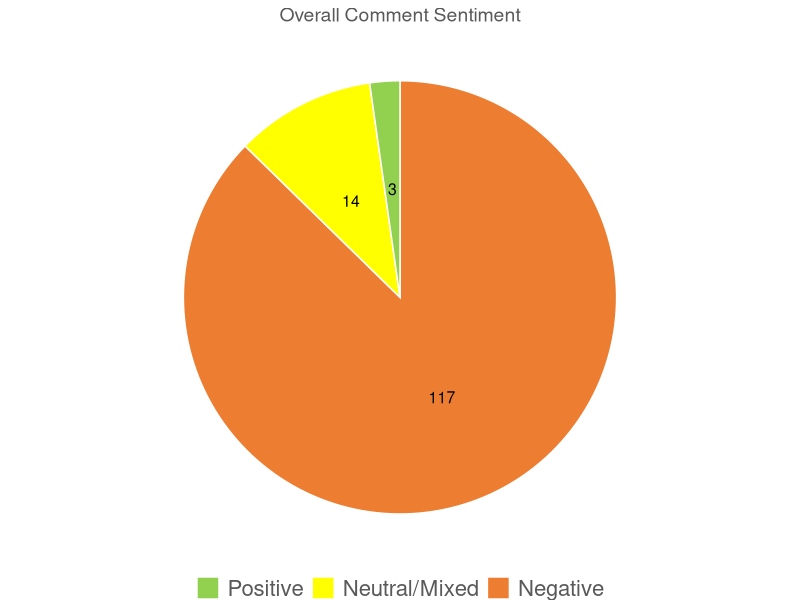

This figure's R source: (Note: this script raises an error after producing the figure.)
###########################################################################
######                      Fisherman Feedback Analysis              ######
######                          King Mackerel 2026                   ######
###########################################################################
# This is only for the first section of analysis, previously done in excel
# Date created: 07/28/2026
# Created by: Leo Eguia
# Requires initial cleanup in excel - see Fisherman Feedback Clean for Analysis Template

###########################################################################
# Initialize --------------------------------------------------------------
###########################################################################
# Load packages and data --------------------------------------------------


rm(list=ls()) #clear environment
#setwd("C:/Users/Leo/Documents/R working directory/Fisherman Feedback/King-Mackerel-FF-2026") #adjust accordingly
library(ggplot2)
library(tidyr)
library(dplyr)
library(readxl)
library(stringr)
#Load data
#ffdat <- read.csv("Gag_Fisherman Feedback_2026_LE analysis.csv") #Change this for different species
ffdat_OG <- read_excel("King Mackerel_Fisherman Feedback_2026_CLEAN for analysis.xlsx") #Change this for different species


# Initial data clean up ---------------------------------------------------

#Sectors to split out by
main_sectors <- c("Private Recreational", "For-Hire", "Commercial")

#Dummy Sector column to preserve original
#"Fleet" column will be dropped in the next step
ffdat_OG$Fleet <- ffdat_OG$`Association with the Fishery`

#This will create 4 new columns, with binary values for presence/absence of each fleet. 3 of which will be the main_sectors, and it will bin every other response into "Other". 
#Un-comment the one below if you want all responses in binary form. 
ffdat <- ffdat_OG %>%
  separate_rows(`Fleet`, sep = ",") %>% #Check if separated by , or by ;
  mutate(`Fleet` = str_trim(`Fleet`)) %>%
  filter(`Fleet` != "") %>% 
  mutate(`Fleet` = if_else(`Fleet` %in% main_sectors,`Fleet`, "Other")) %>%
  mutate(value = 1)%>%
  pivot_wider(names_from = `Fleet`,values_from = value, values_fill = 0, values_fn = max)

### This does not bin other responses into "Other" category
# ffdat <- ffdat_OG %>%
#   separate_rows(`Fleet`, sep = ";") %>%
#   mutate(`Fleet` = str_trim(`Fleet`)) %>%
#   filter(`Fleet` != "") %>% 
#   mutate(value = 1) %>%
#   pivot_wider(names_from = `Fleet`,values_from = value, values_fill = 0)


# Check "Other" Category --------------------------------------------------
#Manually fix some of the fleets
others <- ffdat[ffdat$Other==1,]
check <- ffdat[ffdat$`Respondent ID`%in% c("41-41","43-43"),]
ffdat$`Private Recreational` <- ifelse(ffdat$`Respondent ID`%in% c("43-43"),1,ffdat$`Private Recreational`)
ffdat$`For-Hire` <- ifelse(ffdat$`Respondent ID`%in% c("43-43"),1,ffdat$`For-Hire`)
ffdat$`Commercial` <- ifelse(ffdat$`Respondent ID`%in% c("43-43"),1,ffdat$`Commercial`)
#Drop "Other" from these two
ffdat$Other <- ifelse(ffdat$`Respondent ID`%in% c("41-41","43-43"),0,ffdat$`Other`)
###########################################################################
# Overall Feedback --------------------------------------------------------
###########################################################################
# Total # of unique responses ---------------------------------------------

# Number of rows = number of unique responses
# Duplicates removed prior to analysis

numresp <- nrow(ffdat)

# Comments by overall sentiment (pie) -------------------------------------


#Frequency table of overall sentiment
overall_sent <- as.data.frame(table(ffdat$`Final Overall Sentiment`))
#Add Sentiment labels
overall_sent$Sentiment <- c("Negative","Neutral/Mixed","Positive")
#Add proportions
overall_sent$prop <- overall_sent$Freq/sum(overall_sent$Freq)
#overall_sent$prop[3]<-1-sum(overall_sent$prop[1:2])
#Adds label locations and identifiers
overall_sent <- overall_sent %>% 
  arrange(desc(Freq)) %>% 
  mutate(label_pos = cumsum(prop)-prop/2,label = scales::percent(prop,accuracy = 1))
#Sets the order of sentiment
overall_sent$Sentiment <- factor(overall_sent$Sentiment, levels = c("Positive", "Neutral/Mixed","Negative"))
# Pie Chart
overall_sent_plot <- ggplot(overall_sent, aes(x = 1, y = prop, fill = Sentiment)) +
  geom_col(width = 1, color = "white") +
  coord_polar(theta = "y") +
  geom_text(aes(label = Freq),position = position_stack(vjust = 0.5), color = "black", size = 4) +
  #geom_text(aes(y = label_pos, label = Freq),position = "identity",size = 6)+
  theme_void() +
  scale_fill_manual(values = c("#92D050","#FFFF00","#ED7D31")) +
  labs(title = "Overall Comment Sentiment") +
  theme(legend.position = "bottom",legend.title = element_blank(),
        legend.text = element_text(size = 16, color = '#595959'),
        plot.title = element_text(hjust = 0.5, size = 14, color = '#595959'),
        plot.background  = element_rect(fill = "white", color = NA), #Comment out for no background
        panel.background = element_rect(fill = "white", color = NA)) #Comment out for no background

print(overall_sent_plot)
ggsave("Broad Sentiment Plots/Overall Sentiment.png", 
       plot = overall_sent_plot,
       width = 5.41, #Adjust width as needed
       height = 3.25, #Adjust height as needed
       units = "in", 
       dpi = 700)

# Pie Chart (no background)
overall_sent_plot_nb <- ggplot(overall_sent, aes(x = 1, y = prop, fill = Sentiment)) +
  geom_col(width = 1, color = "white") +
  coord_polar(theta = "y") +
  geom_text(aes(label = Freq),position = position_stack(vjust = 0.5), color = "black", size = 6) +
  theme_void() +
  scale_fill_manual(values = c("#92D050","#FFFF00","#ED7D31")) +
  labs(title = "Overall Comment Sentiment") +
  theme(legend.position = "bottom",legend.title = element_blank(),
        legend.text = element_text(size = 16, color = '#595959'),
        plot.title = element_text(hjust = 0.5, size = 14, color = '#595959'))

print(overall_sent_plot_nb)
ggsave("Broad Sentiment Plots/No background/Overall Sentiment.png", 
       plot = overall_sent_plot_nb,
       width = 5.41, #Adjust width as needed
       height = 3.25, #Adjust height as needed
       units = "in", 
       dpi = 700)
# Total # of responses related to stock condition -------------------------


stockcond <- ffdat[ffdat$`Final Related to Stock Condition`=='y',]
(tot_stockcond <- nrow(stockcond))

#Total Positive stock condition
(pos_cond <- nrow(stockcond[stockcond$`Final  Stock Condition`==1,]))
#Total Negative stock condition
(neg_cond <- nrow(stockcond[stockcond$`Final  Stock Condition`==-1,]))
#Total neutral stock condition
(neut_cond <- nrow(stockcond[stockcond$`Final  Stock Condition`==0,]))
#Compare all responses
table(stockcond$`Final  Stock Condition`)

pos_stockcond <- stockcond[stockcond$`Final  Stock Condition`==1,]
neut_stockcond <- stockcond[stockcond$`Final  Stock Condition`==0,]
neg_stockcond <- stockcond[stockcond$`Final  Stock Condition`==-1,]
# Comments by stock condition (pie) ---------------------------------------


# Prep data for Pie Chart
stock_sent <- data.frame(Sentiment = c('Negative','Neutral/Mixed','Positive'),Freq = c(neg_cond,neut_cond,pos_cond))
#Add in proportions
stock_sent$prop <- stock_sent$Freq/sum(stock_sent$Freq)
#Adds label locations and identifiers
stock_sent <- stock_sent %>% 
  #arrange(-Sentiment) %>% 
  mutate(label_pos = 1-(cumsum(prop)-prop/2),label = scales::percent(prop,accuracy = 1))
#Sets the order of sentiment
#stock_sent$Sentiment <- factor(stock_sent$Sentiment, levels = c("Positive", "Neutral/Mixed","Negative"))
# Pie Chart
stock_sent_plot <- ggplot(stock_sent, aes(x = 1, y = prop, fill = Sentiment)) +
  geom_col(width = 1, color = "white") +
  coord_polar(theta = "y") +
  geom_text(aes(label = Freq, y=label_pos, x=1.3), color = "black", fontface = 'bold', size = 4) +
  theme_void() +
  #scale_fill_manual(values = c("#ED7D31","#FFFF00","#92D050")) +
  scale_fill_manual(values = c("Negative" = "#ED7D31","Neutral/Mixed"  = "#FFFF00","Positive" = "#92D050"),breaks = c("Positive", "Neutral/Mixed", "Negative"))+
  labs(title = "Stock Condition Sentiment") +
  theme(legend.position = "bottom",
        legend.title = element_blank(),
        legend.text = element_text(size = 14, color = '#595959'),
        plot.title = element_text(hjust = 0.5, size = 14, color = '#595959'),
        plot.background  = element_rect(fill = "white", color = NA), #Comment out for no background
        panel.background = element_rect(fill = "white", color = NA)) #Comment out for no background)

print(stock_sent_plot)
ggsave("Broad Sentiment Plots/Stock Condition Sentiment.png", 
       plot = stock_sent_plot,
       height = 3.42, #Adjust width as needed
       width = 5.03, #Adjust height as needed
       units = "in", 
       dpi = 700)

# Pie Chart (no background)
stock_sent_plot_nb <- ggplot(stock_sent, aes(x = 1, y = prop, fill = Sentiment)) +
  geom_col(width = 1, color = "white") +
  coord_polar(theta = "y") +
  geom_text(aes(label = Freq, y=label_pos, x=1.3), color = "black", fontface = 'bold', size = 4) +
  theme_void() +
  #scale_fill_manual(values = c("#ED7D31","#FFFF00","#92D050")) +
  scale_fill_manual(values = c("Negative" = "#ED7D31","Neutral/Mixed"  = "#FFFF00","Positive" = "#92D050"),breaks = c("Positive", "Neutral/Mixed", "Negative"))+
  labs(title = "Stock Condition Sentiment") +
  theme(legend.position = "bottom",
        legend.title = element_blank(),
        legend.text = element_text(size = 14, color = '#595959'),
        plot.title = element_text(hjust = 0.5, size = 14, color = '#595959'))

print(stock_sent_plot_nb)
ggsave("Broad Sentiment Plots/No background/Stock Condition Sentiment.png", 
       plot = stock_sent_plot_nb,
       height = 3.42, #Adjust width as needed
       width = 5.03, #Adjust height as needed
       units = "in", 
       dpi = 700)

###########################################################################
# By Sector ---------------------------------------------------------------
###########################################################################
# # of unique responses by sector (pie) -----------------------------------
#Separate out each sector for ease
PR <- ffdat[ffdat$`Private Recreational`==1,]
FH <- ffdat[ffdat$`For-Hire`==1,]
CM <- ffdat[ffdat$`Commercial`==1,]
#OT <- ffdat[ffdat$`Other`==1,] #Remove if unwanted
#Number of rows for filtered datasets to unique sectors
#Some responses come from multiple sectors, so PR+FH+CM likely greater than original dataset
(PR_resp <- nrow(PR))
(FH_resp <- nrow(FH))
(CM_resp <- nrow(CM))
#(OT_resp <- nrow(OT)) #Remove if unwanted

#Total sector responses (greater than actual responses)
(PR_resp+FH_resp+CM_resp) #No other category
#(PR_resp+FH_resp+CM_resp+OT_resp) #With Other Category

### Prep data for Pie Chart 
#No Other Category
num_sector <- data.frame(Fleet = c("Private Recreational","For-Hire","Commercial"), Freq = c(PR_resp,FH_resp,CM_resp))
#With Other Category
#num_sector <- data.frame(Fleet = c("Private Recreational","For-Hire","Commercial","Other"), Freq = c(PR_resp,FH_resp,CM_resp,OT_resp))
#num_sector$Prop <- num_sector$Freq/numresp 
num_sector$prop <- num_sector$Freq/sum(num_sector$Freq)
#No Other Category
num_sector$Fleet <- factor(num_sector$Fleet, levels = c("Private Recreational","For-Hire","Commercial","Other"))
#With Other Category
#num_sector$Fleet <- factor(num_sector$Fleet, levels = c("Private Recreational","For-Hire","Commercial","Other"))

num_sector <- num_sector %>% 
  arrange(desc(Freq)) %>% 
  mutate(label_pos = cumsum(prop)-prop/2,label = scales::percent(prop,accuracy = 1))



### Pie Chart 
sectorpieplot <- ggplot(num_sector, aes(x = 1, y = -prop, fill = Fleet)) +
  geom_col(width = 1, color = "white") +
  #geom_text(aes(label = Freq, y=label_pos, x=1.3), color = "black", size = 4,fontface = "bold") +
  geom_text(aes(label = Freq, x =1.2), position = position_stack(vjust=0.5),color = "black", size = 4,fontface = "bold") +
  coord_polar(theta = "y") +
  theme_void() +
  scale_fill_manual(values = c("#A6A6A6","#CCCCFF","#4472C4")) + #No Other category
  #scale_fill_manual(values = c("#A6A6A6","#CCCCFF","#4472C4","#0F9ED5")) + #With Other Category
  #labs(title = "Responses by Sector") +
  theme(legend.position = "bottom",
        legend.title = element_blank(),
        legend.text = element_text(size = 12, color = '#595959'),
        plot.title = element_text(hjust = 0.5, size = 20),
        plot.background  = element_rect(fill = "white", color = NA), #Comment out for no background
        panel.background = element_rect(fill = "white", color = NA)) #Comment out for no background)

print(sectorpieplot)
ggsave("Broad Sentiment Plots/Responses by Sector Pie.png", 
       plot = sectorpieplot,
       width = 4.28, #Adjust width as needed
       height = 3.05, #Adjust height as needed
       units = "in", 
       dpi = 700)

### Pie Chart (no background)
sectorpieplot_nb <- ggplot(num_sector, aes(x = 1, y = -prop, fill = Fleet)) +
  geom_col(width = 1, color = "white") +
  #geom_text(aes(label = Freq, y=label_pos, x=1.3), color = "black", size = 4,fontface = "bold") +
  geom_text(aes(label = Freq, x =1.2), position = position_stack(vjust=0.5),color = "black", size = 4,fontface = "bold") +
  coord_polar(theta = "y") +
  theme_void() +
  scale_fill_manual(values = c("#A6A6A6","#CCCCFF","#4472C4")) + #No Other category
  #scale_fill_manual(values = c("#A6A6A6","#CCCCFF","#4472C4","#0F9ED5")) + #With Other Category
  #labs(title = "Responses by Sector") +
  theme(legend.position = "bottom",
        legend.title = element_blank(),
        legend.text = element_text(size = 12, color = '#595959'),
        plot.title = element_text(hjust = 0.5, size = 20))

print(sectorpieplot_nb)
ggsave("Broad Sentiment Plots/No background/Responses by Sector Pie.png", 
       plot = sectorpieplot_nb,
       width = 4.28, #Adjust width as needed
       height = 3.05, #Adjust height as needed
       units = "in", 
       dpi = 700)

# Unique responses by sector (bar) ----------------------------------------

sectorbarplot <- ggplot(num_sector, aes(x = Fleet, y = Freq, fill = Fleet)) +
  geom_bar(stat = "identity", position = "dodge") +
  labs(title = "Responses by Sector", x = "", y = "", fill = "") +
  scale_fill_manual(values = c("#4472C4","#CCCCFF","#A6A6A6")) + #No Other category
  #scale_fill_manual(values = c("#A6A6A6","#CCCCFF","#4472C4","#0F9ED5")) + #With Other Category
  theme_minimal()+
  theme(legend.position = "bottom",legend.title = element_blank(),legend.text = element_text(size = 12),
        plot.title = element_text(hjust = 0.5, size = 20),axis.text = element_text(size = 12),
        panel.grid.major.x = element_blank(),panel.grid.minor.x = element_blank(),
        panel.grid.major.y = element_line(),panel.grid.minor.y = element_line())

print(sectorbarplot)
ggsave("Broad Sentiment Plots/Responses by Sector Bar.png", 
       plot = sectorbarplot,
       width = 12, #Adjust width as needed
       height = 8, #Adjust height as needed
       units = "in", 
       dpi = 700)

# Overall sentiment by sector (bar) ---------------------------------------
### Prepare data for analysis
#Private Rec
PRsent <- as.data.frame(table(PR$`Final Overall Sentiment`))
PRsent$Fleet <- "Private Recreational"
PRsent$prop <- PRsent$Freq/sum(PRsent$Freq)

#For-hire
FHsent <- as.data.frame(table(FH$`Final Overall Sentiment`))
FHsent$Fleet <- "For-Hire"
FHsent$prop <- FHsent$Freq/sum(FHsent$Freq)

#Commercial
CMsent <- as.data.frame(table(CM$`Final Overall Sentiment`))
CMsent$Fleet <- "Commercial"
CMsent$prop <- CMsent$Freq/sum(CMsent$Freq)

#Combine and prep for plot
sectorsent <- rbind(PRsent,FHsent,CMsent)
sectorsent <- sectorsent %>% 
  mutate(label_pos = cumsum(prop)-prop/2,label = scales::percent(prop,accuracy = 1),
         Sentiment = recode(Var1, "-1" = "Negative", "0" = "Neutral/Mixed", "1" = "Positive")) %>% 
  complete(Fleet,Sentiment,fill=list(Freq=0))
#Sets the order of sector
sectorsent$Fleet <- factor(sectorsent$Fleet, levels = c("Private Recreational","For-Hire","Commercial"))
#Sets the order of sentiment
sectorsent$Sentiment <- factor(sectorsent$Sentiment, levels = c("Positive", "Neutral/Mixed","Negative"))

###Plot
sect_sent_plot <- ggplot(sectorsent, aes(x = Fleet, y = Freq, fill = Sentiment)) +
  geom_bar(stat = "identity", position = position_dodge(width = 0.7), width = 0.6) +
  labs(title = "Overall Sentiment by Sector", x = "", y = "", fill = "") +
  scale_fill_manual(values = c("#92D050","#FFFF00","#ED7D31")) +
 scale_y_continuous(breaks = seq(0,100,25), limits = c(0,100))+
  theme_minimal()+
  theme(legend.position = "bottom",
        legend.title = element_blank(),
        legend.text = element_text(size = 14, color = "#595959"),
        plot.title = element_text(hjust = 0.5, size = 14, color = '#595959'),
        axis.text = element_text(size = 9, color = "#595959"),
        panel.grid.major.x = element_blank(),panel.grid.minor.x = element_blank(),
        panel.grid.major.y = element_line(),panel.grid.minor.y = element_blank())
print(sect_sent_plot)
ggsave("Broad Sentiment Plots/Overall Sentiment by Sector.png", 
       plot = sect_sent_plot, 
       width = 6.5, #Adjust width as needed
       height = 3.76, #Adjust height as needed
       units = "in", 
       dpi = 700)
# Stock condition by sector (bar) -----------------------------------------

### Prepare data for analysis
#Private Rec
PRstock_sent <- as.data.frame(table(PR$`Final  Stock Condition`))
PRstock_sent$Fleet <- "Private Recreational"
PRstock_sent$prop <- PRstock_sent$Freq/sum(PRstock_sent$Freq)

#For-hire
FHstock_sent <- as.data.frame(table(FH$`Final  Stock Condition`))
FHstock_sent$Fleet <- "For-Hire"
FHstock_sent$prop <- FHstock_sent$Freq/sum(FHstock_sent$Freq)

#Commercial
CMstock_sent <- as.data.frame(table(CM$`Final  Stock Condition`))
CMstock_sent$Fleet <- "Commercial"
CMstock_sent$prop <- CMstock_sent$Freq/sum(CMstock_sent$Freq)

#Combine and prep for plot
sectorstock_sent <- rbind(PRstock_sent,FHstock_sent,CMstock_sent)
sectorstock_sent <- sectorstock_sent %>% 
  mutate(label_pos = cumsum(prop)-prop/2,label = scales::percent(prop,accuracy = 1),
         Sentiment = recode(Var1, "-1" = "Negative", "0" = "Neutral/Mixed", "1" = "Positive")) %>% 
  complete(Fleet,Sentiment,fill=list(Freq=0))
#Sets the order of sector
sectorstock_sent$Fleet <- factor(sectorstock_sent$Fleet, levels = c("Private Recreational","For-Hire","Commercial"))
#Sets the order of sentiment
sectorstock_sent$Sentiment <- factor(sectorstock_sent$Sentiment, levels = c("Positive", "Neutral/Mixed","Negative"))

###Plot
sect_stock_sent_plot <- ggplot(sectorstock_sent, aes(x = Fleet, y = Freq, fill = Sentiment)) +
  geom_bar(stat = "identity", position = position_dodge(width = 0.7), width = 0.6) +
  labs(title = "Stock Condition Sentiment by Sector", x = "", y = "", fill = "Subgroup") +
  scale_fill_manual(values = c("#92D050","#FFFF00","#ED7D31")) +
  theme_minimal()+
  theme(legend.position = "bottom",
        legend.margin = margin(t = -10),
        plot.margin = margin(5, 5, 0, 5),
        legend.title = element_blank(),
        legend.text = element_text(size = 9, color = '#595959'),
        plot.title = element_text(hjust = 0.5, size = 14, color = '#595959'),
        axis.text = element_text(size = 9, color = '#595959'),
        panel.grid.major.x = element_blank(),panel.grid.minor.x = element_blank(),
        panel.grid.major.y = element_line(),panel.grid.minor.y = element_blank())
print(sect_stock_sent_plot)
#Save the plot to the filepath
ggsave("Broad Sentiment Plots/Stock Condition Sentiment by Sector.png", 
       plot = sect_stock_sent_plot, 
       width = 6.11, #Adjust width as needed
       height = 2.81, #Adjust height as needed
       units = "in", 
       dpi = 700)

###########################################################################
# Presentation Plots ------------------------------------------------------
###########################################################################
#These are the same plots, but with no backgrounds and white text for the presentation
# Respondents by Sector ---------------------------------------------------
sectorpieplot <- ggplot(num_sector, aes(x = 1, y = -prop, fill = Fleet)) +
  geom_col(width = 1, color = "white") +
  geom_text(aes(label = Freq, x =1.2), position = position_stack(vjust=0.5),color = "black", size = 8,fontface = "bold") +
  #geom_text(aes(label = Freq, y=label_pos, x=1.3), color = "black", size = 8,fontface = "bold") +
  coord_polar(theta = "y") +
  theme_void() +
  scale_fill_manual(values = c("#4472C4","#CCCCFF","#A6A6A6","#0F9ED5")) +
  #labs(title = "Responses by Sector") +
  theme(legend.position = "bottom",
        legend.title = element_blank(),
        legend.text = element_text(size = 16, color = 'white', face = 'bold'),
        plot.title = element_text(hjust = 0.5, size = 20))


print(sectorpieplot)
ggsave("Broad Sentiment Plots/Presentation/Responses by Sector Pie.png", 
       plot = sectorpieplot,
       width = 6.5, #Adjust width as needed
       height = 4.22, #Adjust height as needed
       units = "in", 
       dpi = 700)

# Overall Comment Sentiment -----------------------------------------------

# Pie Chart
overall_sent_plot <- ggplot(overall_sent, aes(x = 1, y = prop, fill = Sentiment)) +
  geom_col(width = 1, color = "white") +
  coord_polar(theta = "y") +
  geom_text(aes(label = Freq),position = position_stack(vjust = 0.5), color = "black", size = 8, fontface = "bold") +
  theme_void() +
  scale_fill_manual(values = c("#92D050","#FFFF00","#ED7D31")) +
  labs(title = "Overall Comment Sentiment") +
  theme(legend.position = "bottom",legend.title = element_blank(),
        legend.text = element_text(size = 16, color = 'white', face = 'bold'),
        plot.title = element_text(hjust = 0.5, size = 16, color = 'white', face = 'bold'))

print(overall_sent_plot)

ggsave("Broad Sentiment Plots/Presentation/Overall Sentiment.png", 
       plot = overall_sent_plot,
       width = 6.09, #Adjust width as needed
       height = 4.25, #Adjust height as needed
       units = "in", 
       dpi = 700)


# Overall Sentiment by Sector ---------------------------------------------

sect_sent_plot <- ggplot(sectorsent, aes(x = Fleet, y = Freq, fill = Sentiment)) +
  geom_bar(stat = "identity", position = position_dodge(width = 0.7), width = 0.6) +
  labs(title = "Overall Sentiment by Sector", x = "", y = "", fill = "") +
  scale_fill_manual(values = c("#92D050","#FFFF00","#ED7D31")) +
  scale_y_continuous(breaks = seq(0,100,25), limits = c(0,100))+
  theme_void()+
  theme(legend.position = "bottom",
        legend.title = element_blank(),
        legend.text = element_text(size = 18, color = "white", face = 'bold'),
        plot.title = element_text(hjust = 0.5, size = 18, color = 'white', face = 'bold'),
        axis.text = element_text(size = 12, color = "white", face = 'bold'),
        panel.grid.major.x = element_blank(),panel.grid.minor.x = element_blank(),
        panel.grid.major.y = element_line(color = 'white'),panel.grid.minor.y = element_blank())
print(sect_sent_plot)
ggsave("Broad Sentiment Plots/Presentation/Overall Sentiment by Sector.png", 
       plot = sect_sent_plot, 
       width = 6.7, #Adjust width as needed
       height = 3.87, #Adjust height as needed
       units = "in", 
       dpi = 700)

# Stock Condition Sentiment -----------------------------------------------

stock_sent_plot <- ggplot(stock_sent, aes(x = 1, y = prop, fill = Sentiment)) +
  geom_col(width = 1, color = "white") +
  coord_polar(theta = "y") +
  geom_text(aes(label = Freq, y=label_pos, x=1.3), color = "black", fontface = 'bold', size = 8) +
  theme_void() +
  #scale_fill_manual(values = c("#ED7D31","#FFFF00","#92D050")) +
  scale_fill_manual(values = c("Negative" = "#ED7D31","Neutral/Mixed"  = "#FFFF00","Positive" = "#92D050"),breaks = c("Positive", "Neutral/Mixed", "Negative"))+
  labs(title = "Stock Condition Sentiment") +
  theme(legend.position = "bottom",
        legend.title = element_blank(),
        legend.text = element_text(size = 16, color = 'white', face = 'bold'), #Remove comment for pres.
        plot.title = element_text(hjust = 0.5, size = 16, color = 'white', face = 'bold')) #Remove comment for pres.


print(stock_sent_plot)

ggsave("Broad Sentiment Plots/Presentation/Stock Condition Sentiment.png", 
       plot = stock_sent_plot,
       height = 3.89, #Adjust width as needed
       width = 5.41, #Adjust height as needed
       units = "in", 
       dpi = 700)


# Stock Condition by Sector -----------------------------------------------
sect_stock_sent_plot <- ggplot(sectorstock_sent, aes(x = Fleet, y = Freq, fill = Sentiment)) +
  geom_bar(stat = "identity", position = position_dodge(width = 0.7), width = 0.6) +
  labs(title = "Stock Condition Sentiment by Sector", x = "", y = "", fill = "Subgroup") +
  scale_fill_manual(values = c("#92D050","#FFFF00","#ED7D31")) +
  theme_void()+
  theme(legend.position = "bottom",
        #legend.margin = margin(t = -10),
        plot.margin = margin(5,5,0,5),
        legend.title = element_blank(),
        legend.text = element_text(size = 18, color = 'white', face = 'bold'),
        plot.title = element_text(hjust = 0.5, size = 18, color = 'white', face = 'bold'),
        axis.text = element_text(size = 12, color = 'white'),
        panel.grid.major.x = element_blank(),panel.grid.minor.x = element_blank(),
        panel.grid.major.y = element_line(color = 'white'),panel.grid.minor.y = element_blank())
print(sect_stock_sent_plot)
#Save the plot to the filepath
ggsave("Broad Sentiment Plots/Presentation/Stock Condition Sentiment by Sector.png", 
       plot = sect_stock_sent_plot, 
       width = 6.52, #Adjust width as needed
       height = 4.13, #Adjust height as needed
       units = "in", 
       dpi = 700)
